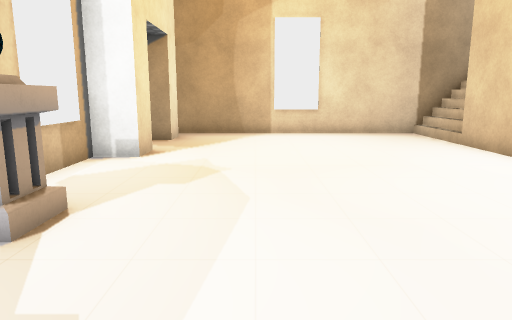
view 1 (above)

16 first-person views from a walk through a Unity game level. The camera is 1.3 m above the floor, tilts 10° down and sees 70° across. Doors are open. The floor is counted in squares, 1 m on a side. Each view is taken from the middle of a square. On the plan, view 1 faces up. The plan holds only what a view shows up to about 15 squares ahead; the rest is blank. The place goes on beyond the plan. Some surface patterns are stand-ins.

view 2
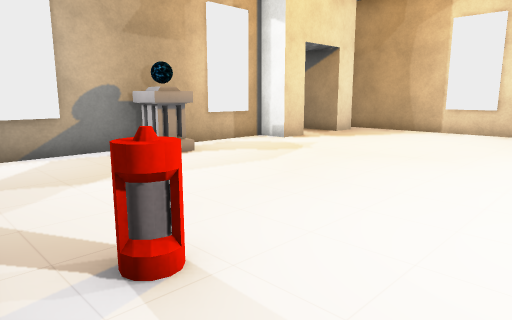

view 3
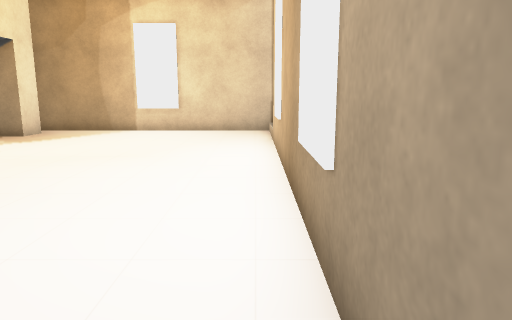

view 4
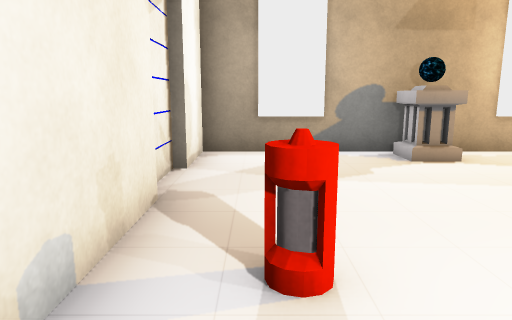

view 5
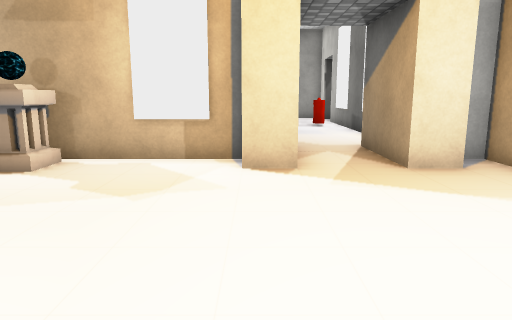

view 6
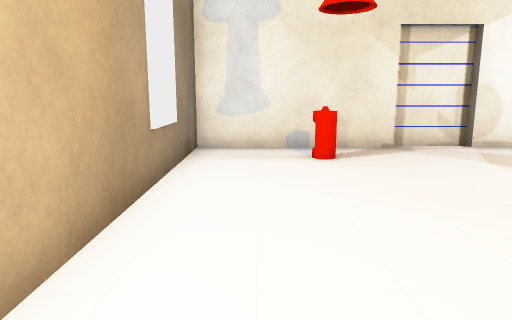

view 7
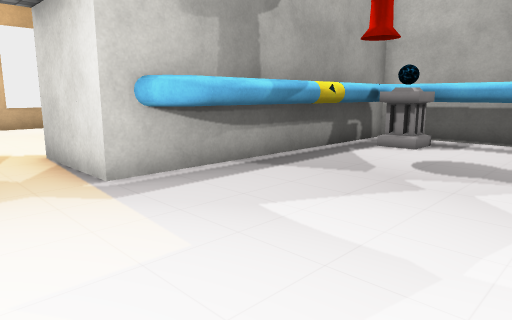

view 8
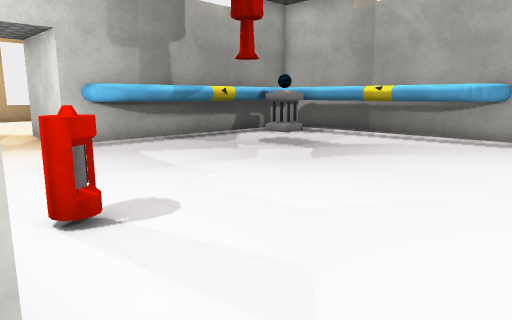

view 9
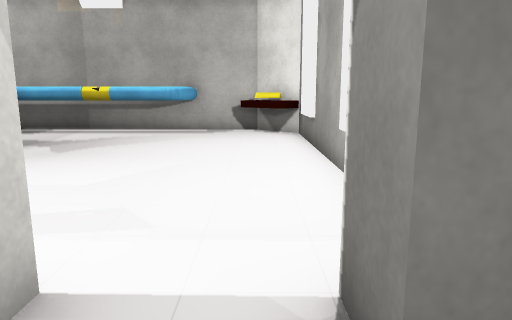

view 10
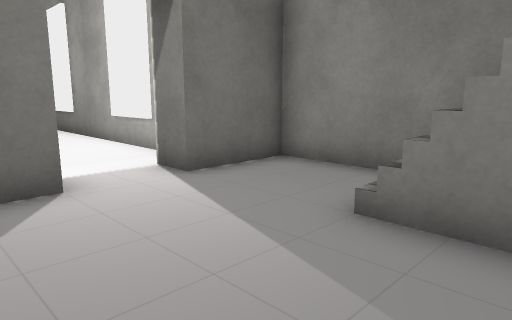

view 11
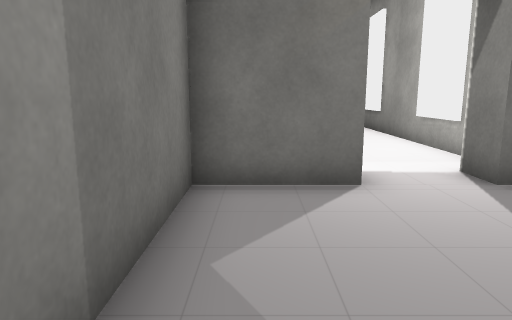

view 12
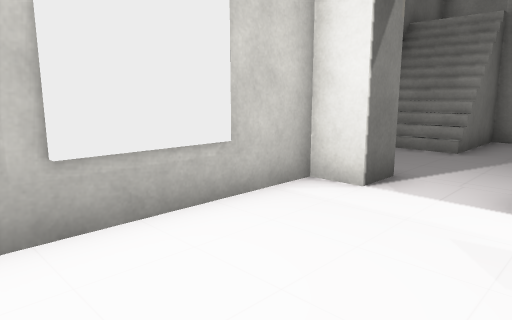

view 13
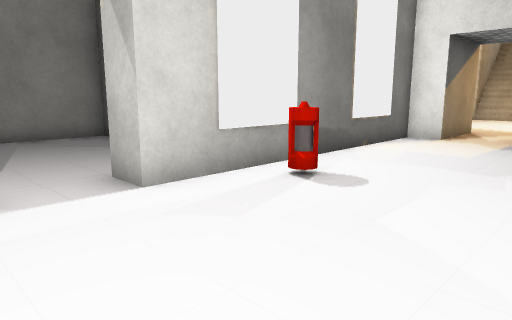

view 14
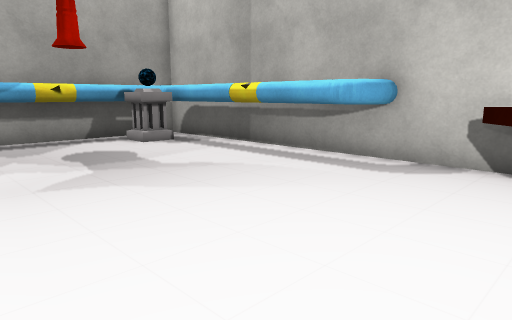

view 15
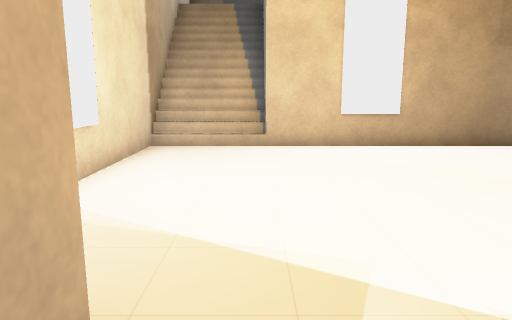

view 16
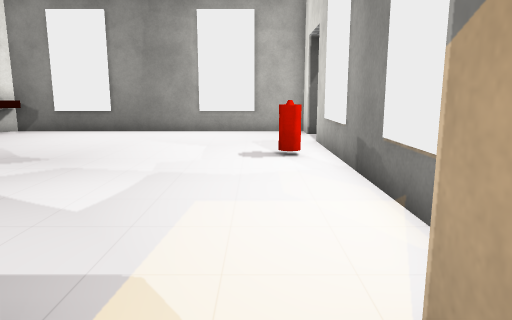

### Floor plan
Key: @ floor where view 1 was taken; # wall or solid block; . floor; / step, stairs or slope; D open door; v drop or lower ground; O other object.
Columns run from 19 left of view 1 to 11 right of it. Each row starts with its distance up from view 1.
 22 ###
 21 #
 20 #
 19 #///v###
 18 #//....#
 17 #//....#
 16 #//....#
 15 #......#
 14 #......#
 13 #......#       ################
 12 ###..###########.........////
 11  #.....O......###........////
 10  #............D.D......./////
  9  #............D.D.......D
  8  #...........####.......D
  7  #...........###........D
  6  #...........###.........#
  5  #...........###.........#
  4  #...........###OO.......#
  3  #...........###O........#
  2  ##.........O###.........#
  1  ###........O###.........#
  0   ##..##########...@..O..#
 -1    ####        #.........#
 -2                ###########

Where each view was taken, in squares from view 1:
view 1: 0 up, 0 right, facing up
view 2: 1 down, 5 right, facing up-left
view 3: 1 down, 5 right, facing up
view 4: 0 up, 5 right, facing left
view 5: 8 up, 4 right, facing left
view 6: 8 up, 4 right, facing down
view 7: 11 up, 11 left, facing down-right
view 8: 12 up, 16 left, facing down-right
view 9: 14 up, 16 left, facing down
view 10: 18 up, 13 left, facing down-left
view 11: 18 up, 13 left, facing down
view 12: 7 up, 14 left, facing up-left
view 13: 7 up, 17 left, facing up-right
view 14: 7 up, 17 left, facing down-right
view 15: 10 up, 4 left, facing right
view 16: 10 up, 4 left, facing left
